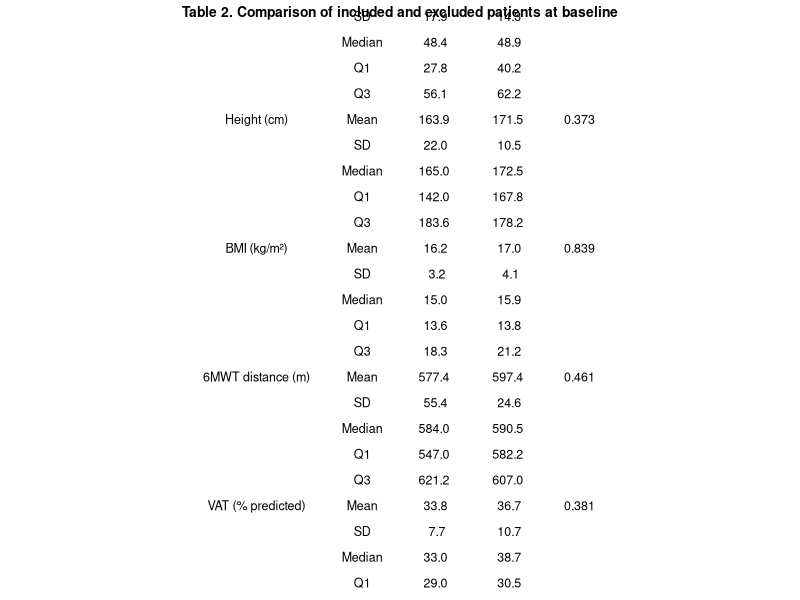

Recreate this plot in R. (Note: this script raises an error after producing the figure.)
## ---- chunk 1
knitr::opts_chunk$set(echo = TRUE, warning = FALSE, message = FALSE)
## ---- chunk 2
packages <- c("readxl", "dplyr", "gridExtra")

for (pkg in packages) {
  if (!require(pkg, character.only = TRUE)) {
    install.packages(pkg)
    library(pkg, character.only = TRUE)
  }
}
## ---- chunk 3
# Load package
library(readxl)

# Import datasets
included_data <- read_excel("../data/data_clean.xlsx")
excluded_data <- read_excel("../data/data_excluded.xlsx")

# Check structure
str(included_data)
str(excluded_data)
## ---- chunk 4
library(dplyr)
library(gridExtra)
library(grid)

# Fonction descriptive
describe <- function(x) {
  data.frame(
    Statistic = c("Mean", "SD", "Median", "Q1", "Q3"),
    Value = c(
      mean(x, na.rm = TRUE),
      sd(x, na.rm = TRUE),
      median(x, na.rm = TRUE),
      quantile(x, 0.25, na.rm = TRUE),
      quantile(x, 0.75, na.rm = TRUE)
    )
  )
}

vars <- c("age", "weight_kg", "height_cm", "bmi_kg_cm2",
          "6minwt_distance_traveled_m_before",
          "vat_before",
          "pedsql_totalself_before")

labels <- c(
  "Age (years)",
  "Weight (kg)",
  "Height (cm)",
  "BMI (kg/m²)",
  "6MWT distance (m)",
  "VAT (% predicted)",
  "PedsQL score (0–100)"
)

table_list <- list()

for(i in seq_along(vars)) {
  
  var <- vars[i]
  
  x <- included_data[[var]]
  y <- excluded_data[[var]]
  
  # Remove NA (important pour le test)
  x_clean <- x[!is.na(x)]
  y_clean <- y[!is.na(y)]
  
  # Mann-Whitney
  p_val <- round(wilcox.test(x_clean, y_clean)$p.value, 3)
  
  inc <- describe(x)
  exc <- describe(y)
  
  df <- data.frame(
    Variable = c(labels[i], rep("", 4)),
    Statistic = inc$Statistic,
    Included = round(inc$Value, 1),
    Excluded = round(exc$Value, 1),
    p_value = c(p_val, rep("", 4))
  )
  
  table_list[[i]] <- df
}

table_final <- do.call(rbind, table_list)

# ---- SEX ----
p_sexe <- round(fisher.test(table(
  c(included_data$sexe, excluded_data$sexe),
  c(rep("Included", nrow(included_data)),
    rep("Excluded", nrow(excluded_data)))
))$p.value, 3)

sexe_inc <- table(included_data$sexe)
sexe_exc <- table(excluded_data$sexe)

sex_df <- data.frame(
  Variable = c("Sex (M/F)", rep("", length(sexe_inc)-1)),
  Statistic = names(sexe_inc),
  Included = as.numeric(sexe_inc),
  Excluded = as.numeric(sexe_exc),
  p_value = c(p_sexe, rep("", length(sexe_inc)-1))
)

table_final <- rbind(table_final, sex_df)

table_final

library(gridExtra)
library(grid)

# Ajuster hauteur automatiquement
n_rows <- nrow(table_final)

png(
  "../figures/Table_2_Comparison_of_included_and_excluded_patients_at_baseline.png",
  width = 900,
  height = 2 + n_rows * 42,
  res = 150
)

# Table sans quadrillage
tg <- tableGrob(
  table_final,
  rows = NULL,
  theme = ttheme_minimal(  
    core = list(
      fg_params = list(fontsize = 9)
    ),
    colhead = list(
      fg_params = list(fontsize = 10, fontface = "bold")
    )
  )
)

grid.arrange(
  textGrob(
    "Table 2. Comparison of included and excluded patients at baseline",
    gp = gpar(fontsize = 10, fontface = "bold")
  ),
  tg,
  ncol = 1,
  heights = c(0.2, 5)  
)

dev.off()
## ---- chunk 5

# Paired Wilcoxon test
wilcox_test <- wilcox.test(
  included_data$`6minwt_distance_traveled_m_after`,
  included_data$`6minwt_distance_traveled_m_before`,
  paired = TRUE,
  exact = TRUE
)
wilcox_test

# Export Wilcoxon test results to a text file
sink("../results/wilcoxon_test_results.txt")
cat("Paired Wilcoxon Test (6MWT before vs after)\n\n")
print(wilcox_test)
sink()

## ---- chunk 6
library(dplyr)
library(tidyr)
library(ggplot2)

# Data PedsQL before/after
pedsql_data <- included_data %>%
  select(
    pedsql_totalself_before, pedsql_totalself_after,
    pedsql_physiqueself_before, pedsql_physiqueself_after,
    pedsql_emotionself_before, pedsql_emotionself_after,
    pedsql_relationself_before, pedsql_relationself_after,
    pedsql_ecoleself_before, pedsql_ecoleself_after,
    pedsql_psycosocialself_before, pedsql_psycosocialself_after
  ) %>%
  pivot_longer(cols = everything(),
               names_to = "Variable",
               values_to = "Score") %>%
  mutate(
    Time = ifelse(grepl("before", Variable), "Before", "After"),
    Time = factor(Time, levels = c("Before", "After")),
    Dimension = case_when(
      grepl("total", Variable) ~ "Total Score",
      grepl("physique", Variable) ~ "Physical",
      grepl("emotion", Variable) ~ "Emotional",
      grepl("relation", Variable) ~ "Social",
      grepl("ecole", Variable) ~ "School",
      grepl("psycosocial", Variable) ~ "Psychosocial"
    )
  )

# Medians calculation for each dimension and time point
medians <- pedsql_data %>%
  group_by(Dimension, Time) %>%
  summarise(median = median(Score, na.rm = TRUE), .groups = "drop")

# Plot
p_pedsql <- ggplot(pedsql_data, aes(x = Time, y = Score, fill = Dimension)) +
  
  geom_boxplot(alpha = 0.5, outlier.shape = NA) +
  
  # Medians lines each dimension
  geom_line(
    data = medians,
    aes(x = Time, y = median, group = Dimension, color = Dimension),
    size = 1
  ) +
  
  # Medians points
  
  geom_point(
    data = medians,
    aes(x = Time, y = median, color = Dimension),
    size = 2
  ) +
  
  facet_wrap(~ Dimension, nrow = 2) +
  
  xlab("") +
  ylab("Score (0–100)") +
  ggtitle("Figure 4. Distribution of PedsQL Scores Before and After Intervention") +
  
  theme_minimal() +
  theme(
    strip.text = element_text(face = "bold"),
    legend.position = "none"   
  )
p_pedsql

# Export
ggsave(
  "../figures/Figure_4_PedsQL_Before_After.png",
  plot = p_pedsql,
  width = 8,
  height = 6
)
## ---- chunk 7
# Spearman correlation
cor_test <- cor.test(
  included_data$`6minwt_distance_traveled_m_after`,
  included_data$pedsql_totalself_after,
  method = "spearman"
)

cor_test

# Export Spearman correlation results
sink("../results/spearman_correlation_results.txt")
cat("Spearman correlation (6MWT vs PedsQL)\n\n")
print(cor_test)
sink()

# Viewing
library(ggplot2)

# Create plot
p_corr <- ggplot(included_data, aes(
  x = `6minwt_distance_traveled_m_after`,
  y = pedsql_totalself_after
)) +
  geom_point() +
  geom_smooth(method = "loess", se = TRUE) +
  xlab("6-Minute Walk Distance (m)") +
  ylab("PedsQL Score (0–100)") +
  ggtitle("Figure 5. Correlation Between Quality of Life and Functional Capacity measured at 6mwt ") +
  theme_minimal()

p_corr

# Export PDF
ggsave(
  "../figures/Figure_5_Correlation_PedsQL_6MWT.png",
  plot = p_corr,
  width = 8,
  height = 6
)
